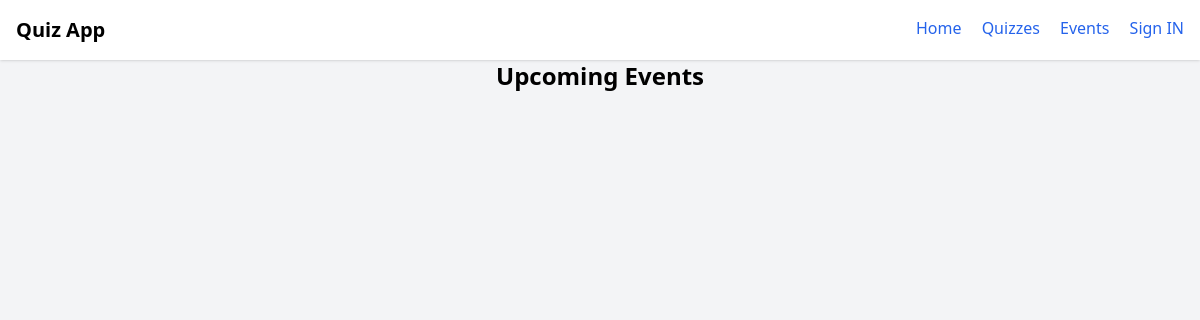
/events, run on an earlier commit of the app's database.
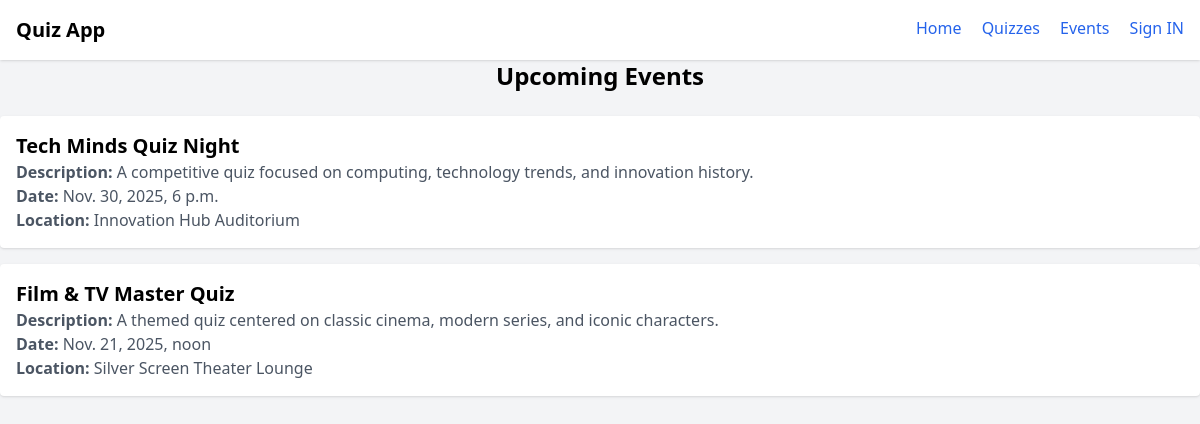
And on a later commit of the database.
### quizzs/models.py (models this page shows, shortened)
class Event(models.Model):
    title = models.CharField(max_length=50)
    description = models.TextField()
    date = models.DateTimeField()
    location = models.TextField()

### quizzs/views.py (the view)
# urls.py: path('events', views.events, name='events'),
def events(request):
    events = Event.objects.all()
    con = {
        'events':events,
    }
    return render(request, 'events.html', con)

### quizzs/templates/events.html
{% extends 'home.html' %}
{% block content %}
  <h1 class="text-center text-2xl font-bold mb-6">Upcoming Events</h1>
  <ul class="space-y-4">
    {% for ev in events %}
      <li class="bg-white p-4 rounded shadow">
        <h2 class="text-xl font-semibold">{{ ev.title }}</h2>
        <p class="text-gray-600"><b>Description:</b> {{ ev.description }}</p>
        <p class="text-gray-600"><b>Date:</b> {{ ev.date }}</p>
        <p class="text-gray-600"><b>Location:</b> {{ ev.location }}</p>
      </li>
    {% endfor %}
  </ul>
{% endblock content %}

### quizzs/templates/home.html (shortened to what this page needs)
<!DOCTYPE html>
<html lang="en">
<head>
  <script src="https://cdn.tailwindcss.com"></script>
</head>
<body class="bg-gray-100 min-h-screen">
  <nav class="p-4 bg-white shadow flex justify-between">
    <h1 class="text-xl font-bold">Quiz App</h1>
    <div class="space-x-4">
      <a href="{% url 'home' %}" class="text-blue-600">Home</a>
      <a href="{% url 'quiz_list' %}" class="text-blue-600">Quizzes</a>
      <a href="{% url 'events' %}" class="text-blue-600">Events</a>
      {% if request.session.user %}
        <a href="{% url 'signout' %}" class="text-blue-600">Sign OUT</a>
      {% else %}
        <a href="{% url 'signin' %}" class="text-blue-600">Sign IN</a>
      {% endif %}
    </div>
  </nav>
  {% block content %}{% endblock content %}
</body>
</html>

What changed in the data, as far as the page shows it:
added Event: title "Tech Minds Quiz Night", description "A competitive quiz focused on computing, technology trends, and innovation history.", date "Nov. 30, 2025, 6 p.m.", location "Innovation Hub Auditorium"
added Event: title "Film & TV Master Quiz", description "A themed quiz centered on classic cinema, modern series, and iconic characters.", date "Nov. 21, 2025, noon", location "Silver Screen Theater Lounge"
